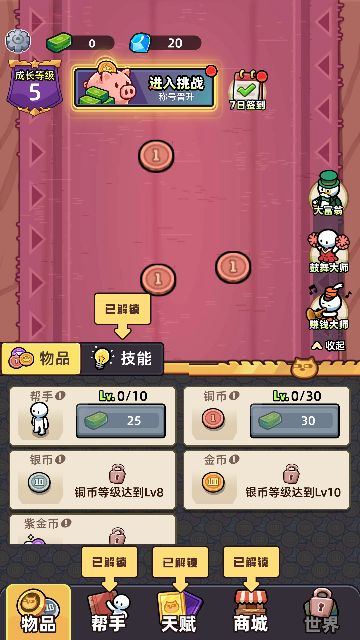
#> input picture Documentation/CashDelivery-Compact/04-three-original-support-entries.png, 360 x 640 px
$ python -i build_english_artwork.py   (imports and definitions only)
#> lines starting #> are read from the running program, lines starting #| are printed output that depends on the picture
"""Build English UI sprites from the original PNGs.

Original files are never modified. English files keep the same pixel size and alpha
so the existing sprite padding still lines up.
"""
import sys
from pathlib import Path

import cv2
import numpy as np
from PIL import Image, ImageDraw, ImageFont

ROOT = Path(__file__).resolve().parent.parent
SOURCE = ROOT / "Assets/Resources/UI/Sprites"
DEST = ROOT / "Assets/Resources/UI/Sprites/en"
FONT = Path(r"C:/Windows/Fonts/ariblk.ttf")
FONT_BODY = Path(r"C:/Windows/Fonts/arialbd.ttf")

WHITE = ((255, 255, 255, 255), (18, 12, 10, 255), 0.13, FONT)
CREAM = ((255, 248, 214, 255), (32, 20, 12, 255), 0.14, FONT)
BROWN = ((96, 68, 46, 255), (255, 255, 255, 0), 0.0, FONT)
INK = ((42, 40, 38, 255), (255, 255, 255, 0), 0.0, FONT)
NAVY = ((22, 43, 53, 255), (255, 255, 255, 0), 0.0, FONT)
PAPER = ((48, 46, 44, 255), (255, 255, 255, 0), 0.0, FONT_BODY)
GOLD = ((255, 228, 90, 255), (150, 72, 16, 255), 0.08, FONT)
DARK = ((55, 58, 62, 255), (255, 255, 255, 0), 0.0, FONT)


# [47 lines left out: functions zone_box, erase_plate, erase_clear, not called in this run]


def erase_caption(image, box):
    erase_lights(image, box, "white")


# [111 lines left out: functions glyph_mask, erase_lights, erase_inpaint, erase_flat, erase_yellow_label, erase_dark, not called in this run]


def paint_upgrade_pill(image):
    """Replace the Chinese label inside a table card's yellow upgrade pill."""
    height, width = image.shape[:2]
    rgb = image[:, :, :3]
    alpha = image[:, :, 3]
    r, g, b = rgb[:, :, 0], rgb[:, :, 1], rgb[:, :, 2]
    yellow = ((alpha > 200) & (r > 230) & (g > 185) & (b < 170) & (r.astype(np.int16) > b.astype(np.int16) + 50)).astype(np.uint8)
    yellow[: int(height * 0.72)] = 0
    count, labels = cv2.connectedComponents(yellow, connectivity=8)
    best = None
    for i in range(1, count):
        ys, xs = np.where(labels == i)
        if len(xs) < 400:
            continue
        x0, x1, y0, y1 = int(xs.min()), int(xs.max()), int(ys.min()), int(ys.max())
        bw, bh = x1 - x0 + 1, y1 - y0 + 1
        if bw < width * 0.35 or bw > width * 0.85 or bh < 24 or bh > height * 0.16:
            continue
        if abs((x0 + x1) / 2 - width / 2) > width * 0.12:
            continue
        if best is None or len(xs) > best[0]:
            best = (len(xs), x0, y0, x1, y1)
    if best is None:
        raise SystemExit("upgrade pill not found")
    _, x0, y0, x1, y1 = best
    # Erase almost the whole yellow face. The old strokes reach close to the rim.
    left, top, right, bottom = x0 + 8, y0 + 3, x1 - 8, y1 - 3
    roi = rgb[top:bottom, left:right]
    luma = roi.max(axis=2)
    plate = np.median(roi[luma > 210], axis=0).astype(np.int16)
    distance = np.abs(roi.astype(np.int16) - plate).sum(axis=2)
    ink = ((distance > 36) | (luma < 185) | (luma > 248)).astype(np.uint8)
    ink = cv2.morphologyEx(ink, cv2.MORPH_CLOSE, np.ones((3, 3), np.uint8))
    ink = cv2.dilate(ink, np.ones((3, 3), np.uint8), iterations=2)
    painted = cv2.inpaint(roi, ink * 255, 3, cv2.INPAINT_NS)
    roi[ink > 0] = painted[ink > 0]
    label_x = max(12, int((x1 - x0) * 0.16))
    label_y = max(8, int((y1 - y0) * 0.18))
    draw_text(image, (x0 + label_x, y0 + label_y, x1 - label_x, y1 - label_y), "Upgrade", WHITE)
    print("  pill", x0, y0, x1, y1, "ink", int(ink.sum()))


# [71 lines left out: functions draw_text, paint, build, not called in this run]


# box is the fraction of the canvas that contains the baked lettering.
CAPTION = (0.0, 0.56, 1.0, 0.42)
BUTTON = (0.08, 0.14, 0.84, 0.72)
TITLE = (0.12, 0.16, 0.76, 0.66)
LABEL = (0.04, 0.02, 0.92, 0.96)

JOBS = {
    "qd_pic_bg_scale2": [{"box": (0.04, 0.008, 0.58, 0.112), "text": "7-DAY\nCHECK-IN", "style": CREAM, "mode": "lights"}],
    "qd_zi_as": [{"box": LABEL, "text": "Ad Rewards", "style": BROWN}],
    "qd_zi_nomorl": [{"box": LABEL, "text": "Free Rewards", "style": BROWN}],
    "ty_icon_qiandao": [{"box": (0.0, 0.60, 1, 0.38), "text": "Check-In", "mode": "caption"}],
    "ty_pic_title_setup": [{"box": TITLE, "text": "Settings", "style": CREAM, "textured": True}],
    "zjm_pic_chenghao1": [{"box": (0.08, 0.16, 0.84, 0.30), "text": "Growth", "style": GOLD, "mode": "caption"}],
    "zjm_btn_shangcheng01": [{"box": CAPTION, "text": "Shop", "mode": "caption"}],
    "zjm_btn_sheshi01": [{"box": (0.0, 0.60, 1, 0.38), "text": "Helpers", "mode": "caption"}],
    "zjm_btn_shijie01": [{"box": CAPTION, "text": "Worlds", "mode": "caption"}],
    "zjm_btn_tianfu01": [{"box": CAPTION, "text": "Talents", "mode": "caption"}],
    "zjm_btn_wupin01": [{"box": (0.0, 0.60, 1, 0.38), "text": "Items", "mode": "caption"}],
    "zjm_btn_tiaozhan01": [{"box": CAPTION, "text": "Challenge", "mode": "caption"}],
    "ad_icon_dafuweng": [{"box": CAPTION, "text": "Tycoon", "mode": "caption"}],
    "ad_icon_guwudashi": [{"box": CAPTION, "text": "Cheer", "mode": "caption"}],
    "ad_icon_zhuanqiandashi": [{"box": CAPTION, "text": "Earn", "mode": "caption"}],
    "ad_btn_summon": [{"box": BUTTON, "text": "Summon", "style": WHITE}],
    "ad_pic_title_dafuweng": [{"box": TITLE, "text": "Tycoon", "style": CREAM, "textured": True}],
    "ad_pic_title_guwudashi": [{"box": TITLE, "text": "Cheer Master", "style": CREAM, "textured": True}],
    "ad_pic_title_zhuanqiandashi": [{"box": TITLE, "text": "Earnings\nMaster", "style": CREAM, "textured": True}],
    "bs_btn_unlock": [{"box": BUTTON, "text": "Early Unlock", "style": WHITE}],
    "bs_btn_subscribe": [{"box": BUTTON, "text": "Subscription\nUnlock", "style": WHITE}],
    "bs_zi_juexingjineng": [{"box": (0.26, 0.04, 0.72, 0.92), "text": "Awakened\nSkill", "mode": "clear"}],
    "lxsy_btn_queding": [{"box": BUTTON, "text": "Confirm", "style": WHITE}],
    "lxsy_btn_shuangbeihuoqu": [{"box": BUTTON, "text": "Double Reward", "style": WHITE}],
    "lxsy_pic_title_lixianshouyi": [{"box": TITLE, "text": "Offline\nEarnings", "style": CREAM, "textured": True}],
    "qd_lab_get": [{"box": LABEL, "text": "Get", "mode": "clear"}],
    "shop_zi_ad": [{"box": (0.30, 0.0, 0.70, 1.0), "text": "Ad Draw", "mode": "clear"}],
    "shop_zi_everydayFree": [{"box": LABEL, "text": "First Free Daily", "mode": "clear"}],
    "shop_zi_srDes": [
        {"box": (0.0, 0.0, 0.13, 1.0), "text": "Every", "mode": "clear"},
        {"box": (0.28, 0.0, 0.72, 1.0), "text": "pulls: SR shards!", "mode": "clear"},
    ],
    "sw_bac_jiayou_": [{"box": (0.06, 0.08, 0.88, 0.84), "text": "GO!\nGO!", "style": INK}],
    "talent_btn_cancle": [{"box": BUTTON, "text": "Cancel", "style": WHITE}],
    "talent_btn_reborn": [{"box": BUTTON, "text": "Rebirth", "style": WHITE}],
    "talent_btn_reset": [{"box": BUTTON, "text": "Reset", "style": WHITE}],
    "talent_btn_reset02": [{"box": BUTTON, "text": "Reset", "style": WHITE}],
    "talent_btn_yellow": [{"box": BUTTON, "text": "Rebirth", "style": WHITE}],
    # Blank the three words. The lock slot and the dividers stay. Tab plates carry the English labels.
    "talent_pic_tabBG": [
        {"box": (0.07, 0.16, 0.16, 0.68), "text": "", "mode": "flat"},
        {"box": (0.30, 0.16, 0.16, 0.68), "text": "", "mode": "flat"},
        {"box": (0.53, 0.16, 0.17, 0.68), "text": "", "mode": "flat"},
    ],
    "talent_pic_tabBG_coin": [
        {"box": (0.14, 0.0, 0.72, 1.0), "text": "", "mode": "flat"},
        {"box": (0.12, 0.10, 0.76, 0.80), "text": "Coins", "style": CREAM, "mode": "draw"},
    ],
    "talent_pic_tabBG_helper": [
        {"box": (0.16, 0.0, 0.70, 1.0), "text": "", "mode": "flat"},
        {"box": (0.06, 0.12, 0.88, 0.76), "text": "Helpers", "style": CREAM, "mode": "draw"},
    ],
    "talent_pic_tabBG_special": [
        {"box": (0.14, 0.0, 0.72, 1.0), "text": "", "mode": "flat"},
        # The notification dot covers the right 19% of this plate.
        {"box": (0.04, 0.16, 0.66, 0.68), "text": "Special", "style": CREAM, "mode": "draw"},
    ],
    "talent_pic_tabBangshou": [
        {"box": (0.10, 0.22, 0.80, 0.58), "text": "", "mode": "yellow"},
        {"box": (0.10, 0.32, 0.80, 0.38), "text": "Helpers", "style": CREAM, "mode": "draw"},
    ],
    "talent_pic_tabJinqian": [
        {"box": (0.10, 0.22, 0.80, 0.58), "text": "", "mode": "yellow"},
        {"box": (0.16, 0.30, 0.68, 0.40), "text": "Coins", "style": CREAM, "mode": "draw"},
    ],
    "talent_pic_tabTeshu": [
        {"box": (0.10, 0.22, 0.80, 0.58), "text": "", "mode": "yellow"},
        {"box": (0.06, 0.32, 0.64, 0.36), "text": "Special", "style": CREAM, "mode": "draw"},
    ],
    "talent_pic_talentPoint": [{"box": (0.02, 0.52, 0.96, 0.24), "text": "Talent\nPoints", "mode": "caption"}],
    "talent_pic_talentPoint_dice": [{"box": (0.02, 0.52, 0.96, 0.24), "text": "Talent\nPoints", "mode": "caption"}],
    "talent_pic_title_reborn": [{"box": TITLE, "text": "Rebirth", "style": CREAM, "textured": True}],
    "talent_pic_title_reset": [{"box": TITLE, "text": "Reset", "style": CREAM, "textured": True}],
    "ty_btn_challenge": [
        {"box": (0.40, 0.14, 0.56, 0.36), "text": "Enter Challenge", "mode": "lights", "glyphs": "both"},
        {"box": (0.40, 0.52, 0.56, 0.36), "text": "Title Promotion", "mode": "lights", "glyphs": "both"},
    ],
    "ty_btn_exitChallenge": [{"box": (0.08, 0.18, 0.84, 0.64), "text": "Leave\nChallenge", "mode": "lights", "glyphs": "both"}],
    "ty_btn_quxiao": [{"box": BUTTON, "text": "Cancel", "style": WHITE}],
    "ty_pic_challenge_fail_scale2": [
        {"box": (0.18, 0.62, 0.64, 0.13), "text": "FAILED", "style": WHITE, "mode": "lights"},
        {"box": (0.12, 0.80, 0.76, 0.12), "text": "Upgrade and try again", "mode": "lights"},
    ],
    "ty_pic_challenge_successl_scale2": [{"box": (0.20, 0.66, 0.60, 0.11), "text": "COMPLETE!", "style": CREAM, "mode": "lights", "glyphs": "yellow"}],
    "ty_pic_countdown": [{"box": (0.02, 0.04, 0.96, 0.92), "text": "Time Left", "mode": "clear"}],
    "ty_pic_title_suipianbuzu": [{"box": TITLE, "text": "Not Enough\nShards", "style": CREAM, "textured": True}],
    "ty_title_gongxihuode 1": [{"box": (0.02, 0.58, 0.96, 0.40), "text": "REWARDS!", "style": GOLD, "mode": "clear"}],
    "ty_zi_cleanSave": [{"box": LABEL, "text": "Clear Save", "mode": "clear"}],
    "ty_zi_gengduo": [{"box": LABEL, "text": "More", "mode": "clear"}],
    "ty_zi_qushangcheng": [{"box": LABEL, "text": "Go to Shop", "mode": "clear"}],
    "ty_zi_shouqi": [{"box": LABEL, "text": "Less", "mode": "clear"}],
    "ty_zi_upgrade": [{"box": LABEL, "text": "Upgrade", "mode": "clear"}],
    "ty_zi_restoreSave": [{"box": LABEL, "text": "Restore Save", "mode": "clear"}],
    "world_zi_dangqian": [{"box": (0.16, 0.12, 0.68, 0.74), "text": "NOW", "style": WHITE, "mode": "lights", "angle": 22}],
    "xsyd_huanxing": [{"box": (0.08, 0.14, 0.84, 0.48), "text": "Tap to\nWake!", "style": NAVY, "mode": "dark", "thresh": 160}],
    "xsyd_yijies": [{"box": (0.12, 0.08, 0.76, 0.42), "text": "Unlocked", "style": INK, "mode": "dark"}],
    "xsyd_zhuanqianshengji": [{"box": (0.40, 0.06, 0.52, 0.88), "text": "EARN\nUP", "style": INK}],
    "zm_btn_bs_upgrade": [{"box": BUTTON, "text": "Upgrade", "style": WHITE}],
    # Upgrade is painted into the table card. Keep the yellow pill, notches and frame.
    "zm_pic_zm_notInUse": [{"box": (0, 0, 1, 1), "mode": "pill"}],
    "zm_pic_zm_inUse": [{"box": (0, 0, 1, 1), "mode": "pill"}],
    "zm_btn_use": [{"box": BUTTON, "text": "Use", "style": WHITE}],
    "zm_lab_inUse": [{"box": (0.16, 0.22, 0.68, 0.56), "text": "In Use", "style": INK, "mode": "dark"}],
    "zm_pic_bs_count": [{"box": (0.0, 0.74, 0.52, 0.22), "text": "Available\nHelpers", "style": CREAM, "mode": "lights"}],
    "zm_pic_using": [{"box": (0.14, 0.18, 0.72, 0.64), "text": "In Use", "style": GOLD, "mode": "clear"}],
    "zm_tags_bs": [{"box": (0.12, 0.18, 0.76, 0.64), "text": "Helpers", "style": CREAM, "textured": True}],
    "zm_tags_zm": [{"box": (0.12, 0.18, 0.76, 0.64), "text": "Tables", "style": CREAM, "textured": True}],
    "zm_zi_cailiaobuzu": [{"box": LABEL, "text": "Missing\nMaterials", "mode": "clear"}],
    "qd_zi_dingyue": [{"box": LABEL, "text": "Subscribe", "mode": "clear"}],
    "lv8Dice_pic_slogn_newHelper_x2": [{"box": (0.20, 0.04, 0.78, 0.92), "text": "A New Helper\nArrives!", "mode": "clear"}],
    "lv8Dice_pic_slogn_nextStation_x2": [{"box": (0.04, 0.08, 0.92, 0.84), "text": "Next Stop: Dice Island", "style": CREAM}],
    "lv8Dice_pic_title_main_x2": [{"box": (0.04, 0.1, 0.92, 0.8), "text": "New World\nComing Soon", "style": CREAM, "textured": True}],
    "lv8Dice_pic_title_sub_x2": [{"box": (0.02, 0.0, 0.96, 1.0), "text": "A New Adventure Awaits!", "style": CREAM}],
    "lv8Dice_zi_jingqingqidai": [{"box": LABEL, "text": "Coming Soon", "mode": "clear"}],
    "zm_lab_sign3": [
        {"box": (0.04, 0.02, 0.78, 0.40), "text": "GET", "mode": "lights"},
        {"box": (0.02, 0.48, 0.46, 0.42), "text": "DAY", "mode": "lights"},
        {"box": (0.70, 0.48, 0.26, 0.42), "text": "", "mode": "lights"},
    ],
    "zm_lab_sign7": [
        {"box": (0.04, 0.02, 0.78, 0.40), "text": "GET", "mode": "lights"},
        {"box": (0.02, 0.48, 0.46, 0.42), "text": "DAY", "mode": "lights"},
        {"box": (0.70, 0.48, 0.26, 0.42), "text": "", "mode": "lights"},
    ],
    "caidai_jiayou": [{"box": (0.0, 0.0, 1.0, 1.0), "text": "GO!", "style": DARK, "mode": "clear", "angle": -12}],
    "caidai_zhuanqian": [{"box": (0.0, 0.0, 1.0, 1.0), "text": "EARN!", "style": DARK, "mode": "clear", "angle": -12}],
    "ty_pic_dachengmubiao_scale2": [
        {"box": (0.06, 0.17, 0.42, 0.13), "text": "", "style": PAPER, "mode": "dark"},
        {"box": (0.06, 0.30, 0.28, 0.12), "text": "", "style": PAPER, "mode": "dark"},
        {"box": (0.04, 0.16, 0.42, 0.26), "text": "GROWTH\nLEVEL UP!", "style": PAPER, "mode": "draw"},
        {"box": (0.16, 0.435, 0.40, 0.07), "text": "EXCLUSIVE SCOOP:", "mode": "lights"},
        {"box": (0.14, 0.505, 0.42, 0.08), "text": "IDENTITY VERIFIED!!", "mode": "lights"},
        {"box": (0.60, 0.425, 0.34, 0.075), "text": "CITY HALL OK!!!", "style": PAPER, "mode": "dark"},
        {"box": (0.60, 0.51, 0.34, 0.12), "text": "SECRET FUND", "style": PAPER, "mode": "dark"},
    ],
}


# [9 lines left out: function main, not called in this run]


# [2 lines not run here, left out]

>>> import cv2
>>> picture = cv2.imread('../Documentation/CashDelivery-Compact/04-three-original-support-entries.png', cv2.IMREAD_GRAYSCALE)
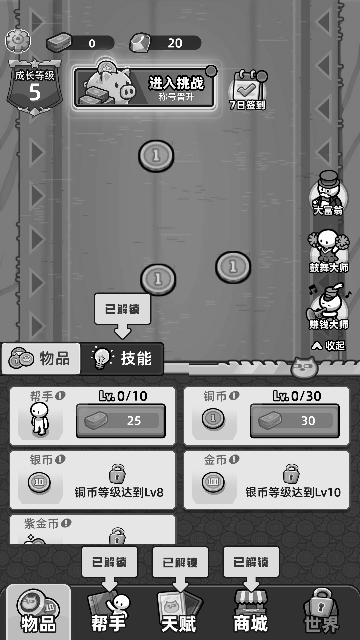
#> picture: shape (640, 360); min 0, max 255, mean 127
>>> result = paint_upgrade_pill(picture)
#> (the run stopped early here; a loop or call above may not have finished)

$ run again, on Documentation/CashDelivery-Compact/02-honor-newspaper-with-rain.png
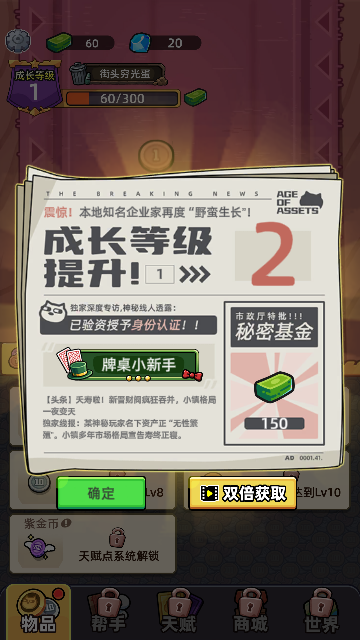
#> input picture Documentation/CashDelivery-Compact/02-honor-newspaper-with-rain.png, 360 x 640 px
#> `picture = cv2.imread('../Documentation/CashDelivery-Compact/04-three-o..`:
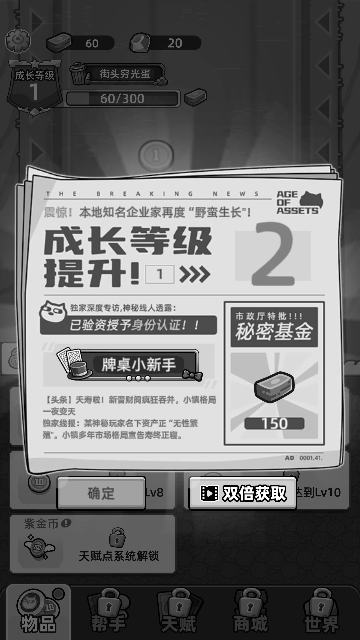
#> picture: shape (640, 360); min 0, max 255, mean 109.9
